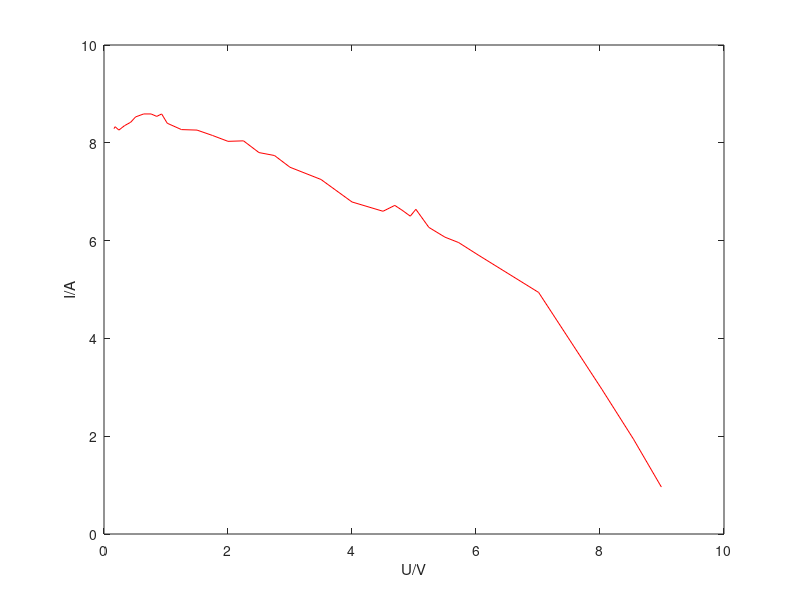

The MATLAB source for this figure:
V = [0.16 0.18 0.24 0.33 0.43 0.51 0.64 0.76 0.85 0.93 1.02 1.25 1.50 1.75 2.00 2.25 2.50 2.75 3.0 3.5 4.0 4.5 4.69 4.81 4.94 5.03 5.24 5.5 5.72 6.03 7.01 8.03 8.54 8.99];
I = [8.29 8.329 8.26 8.35 8.42 8.53 8.59 8.59 8.54 8.59 8.40 8.27 8.26 8.15 8.03 8.04 7.80 7.74 7.5 7.25 6.79 6.60 6.72 6.62 6.50 6.64 6.27 6.07 5.96 5.71 4.94 2.96 1.94 0.96];
plot(V, I, 'r');
xlabel('U/V');
ylabel('I/A');